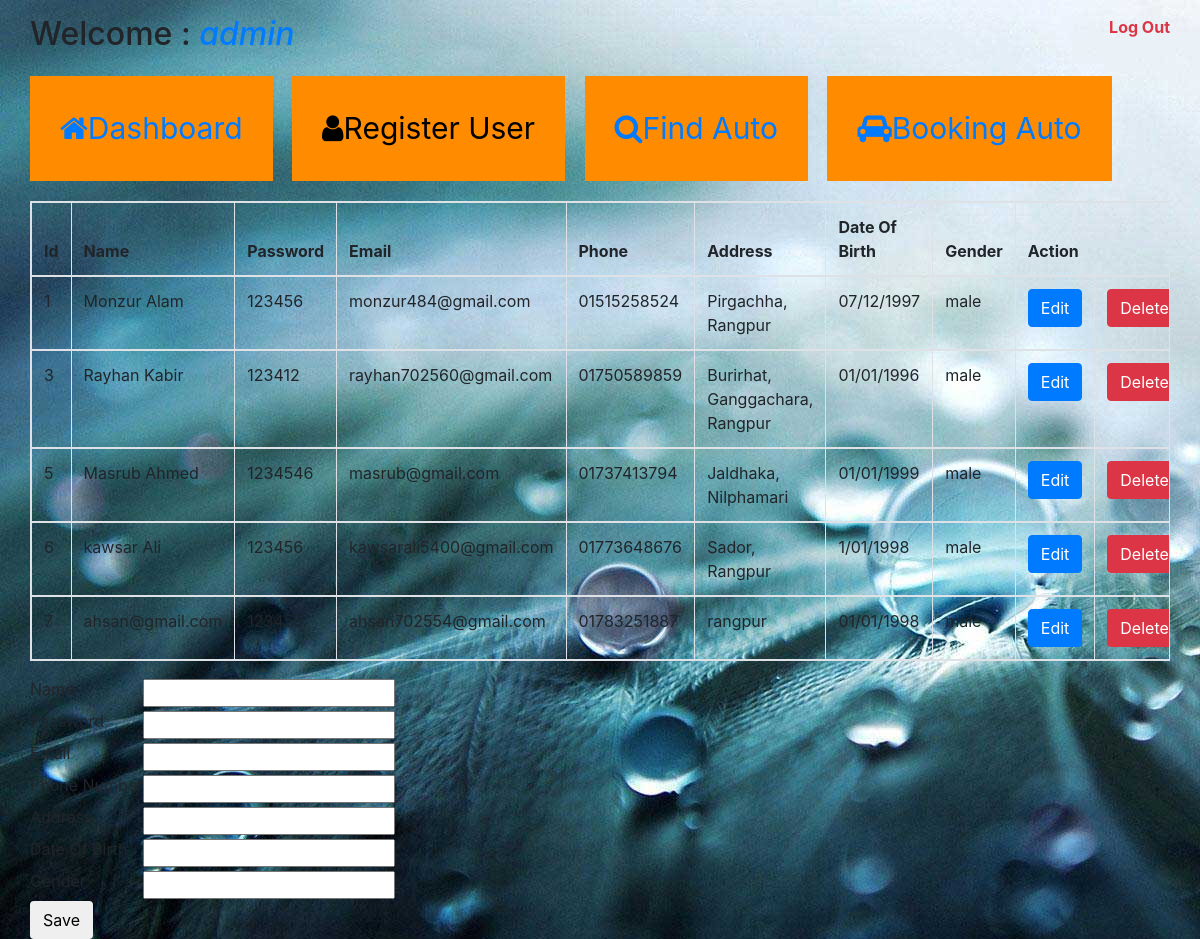
The app's page /registeruser.php (signed in) with its own data.
### tables this page shows
CREATE TABLE IF NOT EXISTS `register` (
  `id` int(50) NOT NULL AUTO_INCREMENT,
  `fullname` varchar(255) DEFAULT NULL,
  `password` varchar(255) DEFAULT NULL,
  `email` varchar(255) DEFAULT NULL,
  `phone` varchar(255) DEFAULT NULL,
  `address` varchar(255) DEFAULT NULL,
  `dateofbirth` varchar(50) DEFAULT NULL,
  `gender` varchar(244) DEFAULT NULL,
  PRIMARY KEY (`id`)
);

### session.php (called while the page is built, shortened)
<?php
$connection = mysql_connect("localhost", "root", "");
$user_check=$_SESSION['login_user'];
$ses_sql=mysql_query("select username from login where username='$user_check'", $connection);
$row = mysql_fetch_assoc($ses_sql);
$login_session =$row['username'];
?>

### server.php (called while the page is built, shortened)
<?php
	$fullname = "";
	$password = "";
	$email = "";
	$phone = "";
	$address ="";
	$dateofbirth ="";
	$gender ="";
	$update = false;
?>

### registeruser.php (the view, shortened to what this page needs)
<?php
include('session.php');
include('server.php');
?>
<!DOCTYPE html>
<html>
	<head>
		<link href="css/bootstrap-grid.min.css" rel="stylesheet" type="text/css">
		<link href="css/bootstrap.min.css" rel="stylesheet" type="text/css">
		<link rel="stylesheet" href="css/font-awesome.min.css">
		<link href="css/style.css" rel="stylesheet" type="text/css">
	</head>
	<body>
		<div class="">
			<div class="container">
				<div class="row">
					<div id="profile">
						<h2 id="welcome" class="float-left">Welcome : <i class="text-primary"><?php echo $login_session; ?></i></h2>
						<b id="logout" class="float-right"><a href="logout.php" class="text-danger">Log Out</a></b>
					</div>
					<br>
				</div>
				<div class="row">
					<div class="overview">
						<div class="demo1">
							<a href="profile.php"><i class="fa fa-home"></i>Dashboard</a>
						</div>
						<div class="demo1">
							<a href="registeruser.php" class="active"><i class="fa fa-user"></i>Register User</a>
						</div>
						<div class="demo1">
							<a href="bookingauto.php"><i class="fa fa-search"></i>Find Auto</a>
						</div>
						<div class="demo1">
							<a href="bookingauto.php"><i class="fa fa-car"></i>Booking Auto</a>
						</div>
					</div>
					<?php $results = mysqli_query($db,"SELECT * FROM register") ?>
					<table class="table table-bordered table-responsive">
						<thead>
							<tr>
								<th>Id </th>
								<th>Name </th>
								<th>Password </th>
								<th>Email </th>
								<th>Phone </th>
								<th>Address </th>
								<th>Date Of Birth </th>
								<th>Gender </th>
								<th colspan="2">Action </th>
							</tr>
						</thead>
						<?php while($row= mysqli_fetch_array($results)) { ?>
						<tbody>
							<tr>
								<td> <?php echo $row['id']; ?> </td>
								<td> <?php echo $row['fullname']; ?> </td>
								<td> <?php echo $row['password']; ?> </td>
								<td> <?php echo $row['email']; ?> </td>
								<td> <?php echo $row['phone']; ?> </td>
								<td> <?php echo $row['address']; ?> </td>
								<td> <?php echo $row['dateofbirth']; ?> </td>
								<td> <?php echo $row['gender']; ?> </td>
								<td>
									<a href="registeruser.php?edit=<?php echo $row['id'] ?>" class="btn btn-primary"> Edit </a>
								</td>
								<td>
									<a href="server.php?del=<?php echo $row['id'] ?> " class="btn btn-danger">Delete</a>
								</td>
							</tr>
						</tbody>
						<?php } ?>
					</table>
					<table>
						<form action="" method="post">
							<tr>
								<div class="input-group">
									<td><label for="m1">Name</label></td>
									<td><input type="text" name="fullname" value="<?php echo $fullname ?>" id="m1"></td>
								</div>
							</tr>
							<tr>
								<div class="input-group">
									<td><label for="m2">Password</label></td>
									<td><input type="text" name="password" value="<?php echo $password ?>" id="m2"></td>
								</div>
							</tr>
							<tr>
								<div class="input-group">
									<td><label for="m3">Email</label></td>
									<td><input type="text" name="email" value="<?php echo $email ?>" id="m3"></td>
								</div>
							</tr>
							<tr>
								<div class="input-group">
									<td><label for="m4">Phone Number </label></td>
									<td><input type="text" name="phone" value="<?php echo $phone ?>" id="m4"></td>
								</div>
							</tr>
							<tr>
								<div class="input-group">
									<td><label for="m5">Address</label></td>
									<td><input type="text" name="address" value="<?php echo $address ?>" id="m5"></td>
								</div>
							</tr>
							<tr>
								<div class="input-group">
									<td><label for="m6">Date Of Birth</label></td>
									<td><input type="text" name="dateofbirth" value="<?php echo $dateofbirth ?>" id="m6"></td>
								</div>
							</tr>
							<tr>
								<div class="input-group">
									<td><label for="m7">Gender</label></td>
									<td><input type="text" name="gender" value="<?php echo $gender ?>" id="m7"></td>
								</div>
							</tr>
							<tr>
								<div class="input-group">
									<td>
										<?php if ($update == true): ?>
										<button class="btn" name="update" type="submit" style="background-color: #19a15f">Update</button>
										<?php else: ?>
										<button class="btn" name="save" type="submit">Save</button>
										<?php endif ?>
									</td>
								</div>
							</tr>
						</form>
					</table>
				</div>
			</div>
		</div>
	</body>
</html>

### css/style.css (style rules this page uses)
* { padding: 0px; margin: 0px; }
body { background-image: url(../images/bg.jpg); }
#profile { width: 100%; margin:15px 0px; }
.overview { margin-bottom: 20px; }
.demo1 { background-color: darkorange; display: inline-block; font-size: 30px; padding: 30px; margin-right: 15px; }
.active { color:#000; }
.demo1 a { text-decoration: none; }

### records on screen
register: id "1", fullname "Monzur Alam", password "123456", email "monzur484@gmail.com", phone "01515258524", address "Pirgachha, Rangpur", dateofbirth "07/12/1997", gender "male"
register: id "3", fullname "Rayhan Kabir", password "123412", email "rayhan702560@gmail.com", phone "01750589859", address "Burirhat, Ganggachara, Rangpur", dateofbirth "01/01/1996", gender "male"
register: id "5", fullname "Masrub Ahmed", password "1234546", email "masrub@gmail.com", phone "01737413794", address "Jaldhaka, Nilphamari", dateofbirth "01/01/1999", gender "male"
register: id "6", fullname "kawsar Ali", password "123456", email "kawsarali5400@gmail.com", phone "01773648676", address "Sador, Rangpur", dateofbirth "1/01/1998", gender "male"
register: id "7", fullname "ahsan@gmail.com", password "123456", email "ahsan702554@gmail.com", phone "01783251887", address "rangpur", dateofbirth "01/01/1998", gender "male"

### other values on screen
$login_session "admin"
